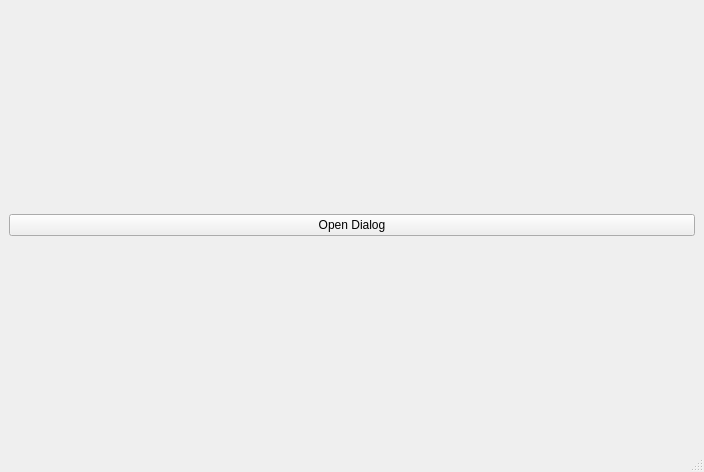
<?xml version="1.0" encoding="UTF-8"?>
<ui version="4.0">
 <class>MainWindow</class>
 <widget class="QMainWindow" name="MainWindow">
  <property name="geometry">
   <rect>
    <x>0</x>
    <y>0</y>
    <width>704</width>
    <height>472</height>
   </rect>
  </property>
  <property name="windowTitle">
   <string>MainWindow</string>
  </property>
  <widget class="QWidget" name="centralwidget">
   <layout class="QHBoxLayout" name="horizontalLayout">
    <item>
     <widget class="QPushButton" name="push_dialog">
      <property name="text">
       <string>Open Dialog</string>
      </property>
     </widget>
    </item>
   </layout>
  </widget>
  <widget class="QMenuBar" name="menubar">
   <property name="geometry">
    <rect>
     <x>0</x>
     <y>0</y>
     <width>704</width>
     <height>23</height>
    </rect>
   </property>
  </widget>
  <widget class="QStatusBar" name="statusbar"/>
 </widget>
 <resources/>
 <connections/>
</ui>
